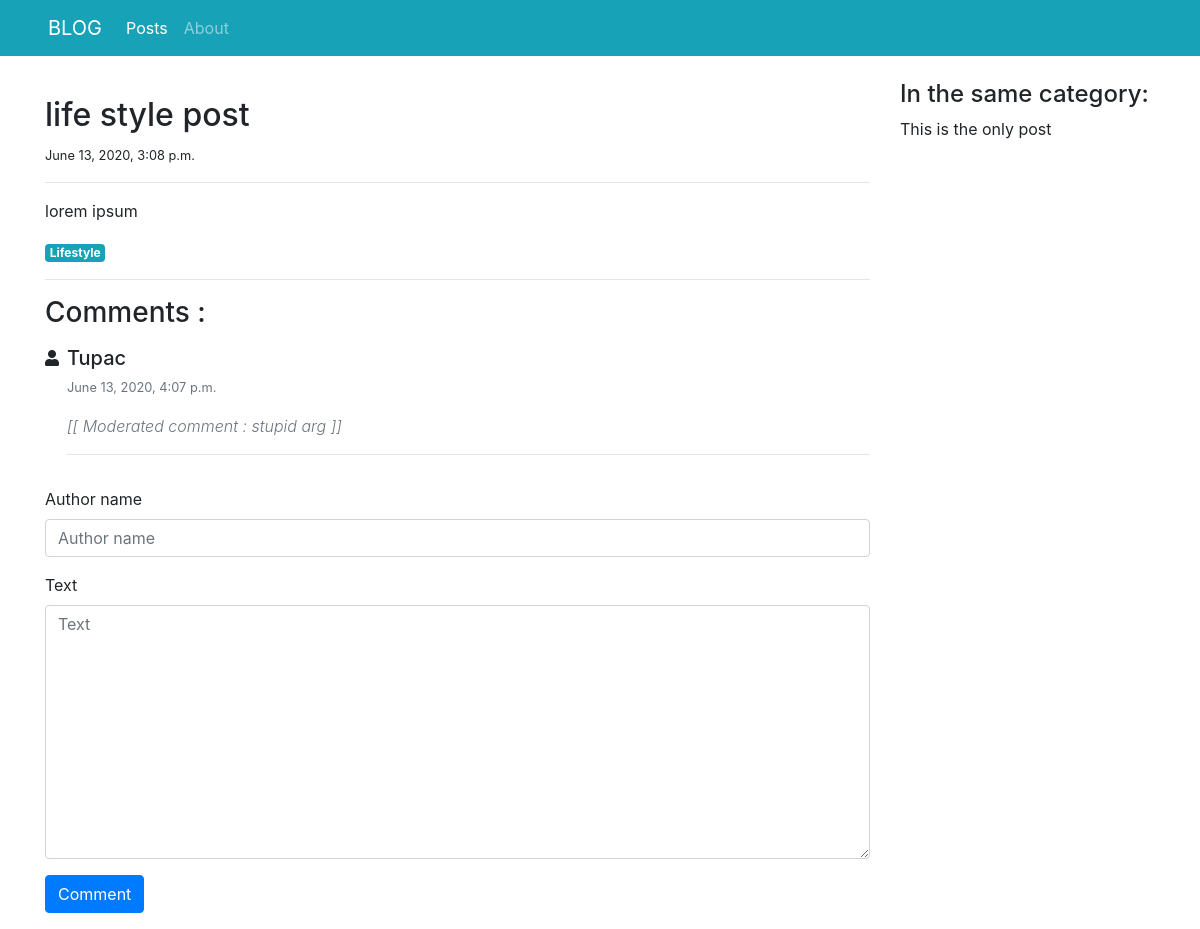
The page /blog/posts/detail/3/ on the database as committed earlier.
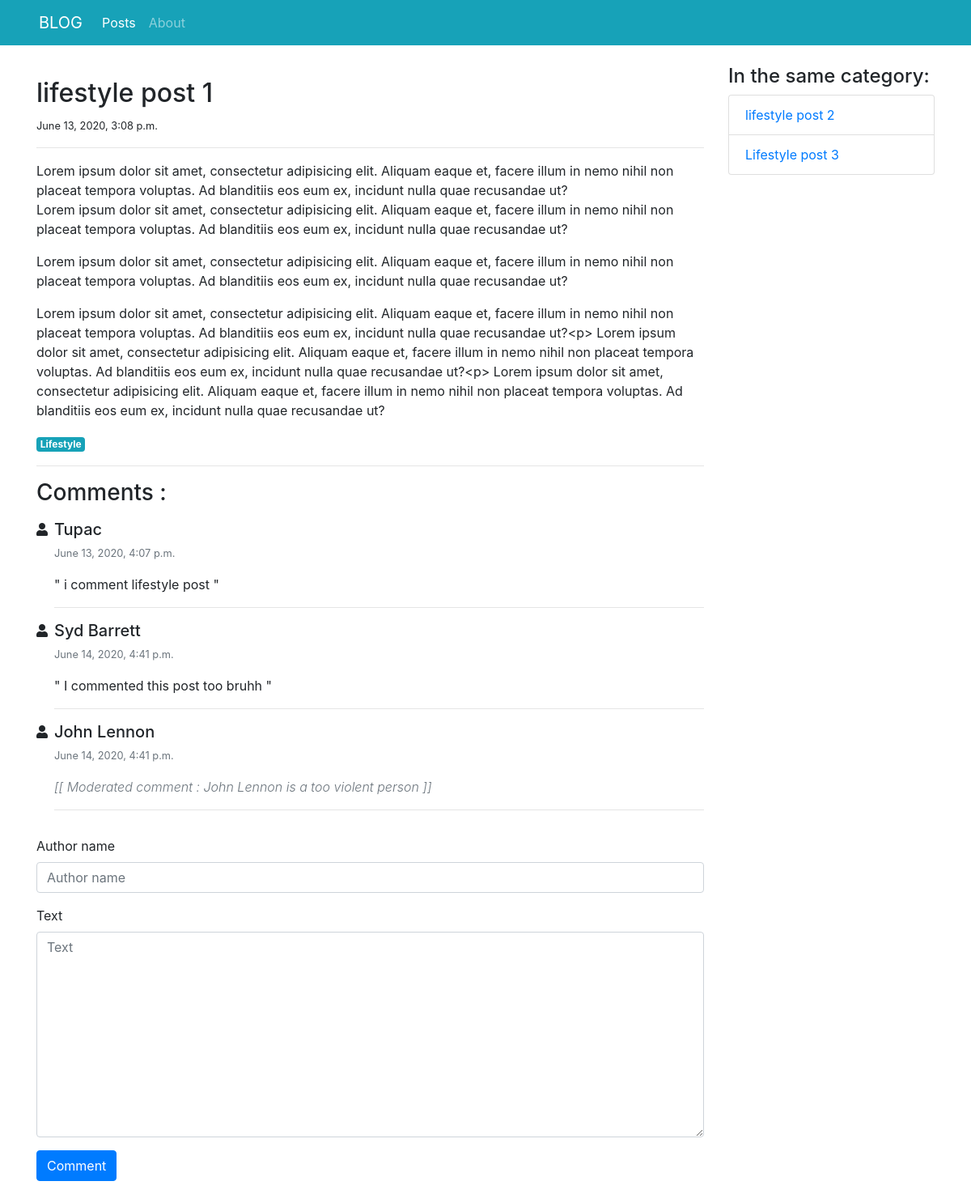
The same page on the database as committed later.
### blog/models.py (models this page shows, shortened)
class Post(models.Model):
    title = models.CharField(max_length=100)
    category = models.ForeignKey('PostCategory', null=True, blank=True, on_delete=models.DO_NOTHING)
    published = models.BooleanField(default=True)
    text = models.TextField(blank=True)
    created_at = models.DateTimeField(auto_now_add=True)

class Comment(models.Model):
    STATUS_VISIBLE = 'visible'
    STATUS_HIDDEN = 'hidden'
    STATUS_MODERATED = 'moderated'
    STATUS_CHOICES = (
        (STATUS_VISIBLE, 'Visible'),
        (STATUS_HIDDEN, 'Hidden'),
        (STATUS_MODERATED, 'Moderated')
    )
    post = models.ForeignKey('Post', on_delete=models.CASCADE, related_name='comments')
    author_name = models.CharField(max_length=100)
    text = models.TextField()
    status = models.CharField(max_length=20, default=STATUS_VISIBLE, choices=STATUS_CHOICES, editable=True)
    moderation_text = models.CharField(max_length=200, blank=True, editable=True)
    created_at = models.DateTimeField(auto_now_add=True)

class PostCategory(models.Model):
    name = models.CharField(max_length=50)
    def slug(self):
        return slugify(self.name)

### blog/views.py (the view)
# urls.py: path('posts/detail/<int:post_id>/', views.post_detail, name='post-detail'),
def post_detail(request, post_id, message=""):
    post = get_object_or_404(Post, pk=post_id)
    post_same_category = Post.objects.filter(published=True, category=post.category).exclude(pk=post_id)
    comments = post.comments.exclude(status=Comment.STATUS_HIDDEN).order_by('created_at')
    if request.method == 'POST':
        comment_form = CreateCommentForm(request.POST)
        if comment_form.is_valid():
            comment = comment_form.save(commit=False)
            comment.post = post
            comment.save()
            args = [post.pk, "Comment has been posted"]
            return HttpResponseRedirect(reverse('post-detail-message', args=args) + '#comments')
    else:
        comment_form = CreateCommentForm()
    context = {
        'navigation_items': navigation.navigation_items(navigation.NAV_POSTS),
        'post': post,
        'post_same_category': post_same_category,
        'comments': comments,
        'comment_form': comment_form,
        'message': message,
    }
    return render(request, 'blog/post-detail.html', context)

### blog/forms.py
class CreateCommentForm(forms.ModelForm):
    class Meta:
        model = Comment
        fields = ['author_name', 'text']

### blog/navigation.py (called while the page is built)
def navigation_items(selected_item):
    items = []
    for name, url in NAV_ITEMS:
        items.append({
            'name': name,
            'url': url,
            'active': True if selected_item == name else False
        })
    return items

### blog/templates/blog/post-detail.html (shortened to what this page needs)
{% extends 'base.html' %}
{% load bootstrap4 %}
{% block content %}
    <div class="col-sm-9">
        <div class="mt-3">
            <h2>{{ post.title}}</h2>
            <small>{{ post.created_at }}</small>
            <hr>
            <p class="text-muted">
                {{ post.text|linebreaks|safe }}
            </p>
            <a href="{% url 'post_list' post.category.slug %}" class="badge badge-info">
                {{ post.category.name|capfirst }}</a>
        </div>
        <hr>
        <div class="my-3" id="comments">
            <h3 class="mb-3">Comments :</h3>
            <ul class="list-unstyled">
                {% for com in comments %}
                <li class="media">
                    <i class="fas fa-user mr-2 mt-1"></i>
                    <div class="media-body">
                        <h5 class="mt-0 mb-1">{{ com.author_name|capfirst }}</h5>
                        <p>
                            <small class="text-muted">{{ com.created_at }}</small>
                        </p>
                        <p>
                            {% if com.status == 'moderated' %}
                                <span class="font-weight-light font-italic text-muted">
                                    [[ Moderated comment : {{ com.moderation_text }} ]]
                                </span>
                            {% else %}
                                " {{ com.text }} "
                            {% endif %}
                        </p>
                        <hr>
                    </div>
                </li>
                {% empty %}
                <li class="media"> </i> No com yet</li>
                {% endfor %}
            </ul>
            <form action="{% url 'post-detail' post.pk %}" method="post" class="form">
                {% bootstrap_form comment_form %}
                {% buttons %}
                <input type="submit" class="btn btn-primary" value="Comment">
                {% endbuttons %}
            </form>
        </div>
    </div>
    <aside class="col-sm-3">
        <h4> In the same category: </h4>
            <ul class="list-group">
                {% for post in post_same_category %}
                <li class="list-group-item">
                    <a href="{% url 'post-detail' post.pk %}">
                            {{ post.title|truncatewords:4 }}
                    </a>
                </li>
                {% empty %}
                    This is the only post
                {% endfor %}
            </ul>
    </aside>
{% endblock %}

Rows that differ between the two databases and show on the page:
changed Post "Lifestyle": title "life style post" → "lifestyle post 1"; text "lorem ipsum" → "Lorem ipsum dolor sit amet, consectetur adipisicing elit. Aliquam eaque et, facere illum in nemo nihil non placeat tempora voluptas. Ad blanditiis eos eum ex, incidunt nulla quae recusandae ut? Lorem ipsum dolor sit amet, consectetur adipisicing elit. Aliquam eaque et, facere illum in nemo nihil non placeat tempora voluptas. Ad blanditiis eos eum ex, incidunt nulla quae recusandae ut? Lorem ipsum dolor sit amet, consectetur adipisicing elit. Aliquam eaque et, facere illum in nemo nihil non placeat tempora voluptas. Ad blanditiis eos eum ex, incidunt nulla quae recusandae ut? Lorem ipsum dolor sit amet, consectetur adipisicing elit. Aliquam eaque et, facere illum in nemo nihil non placeat…"
changed Comment "Tupac": text (not shown) → "i comment lifestyle post"; moderation_text "stupid arg" → (not shown); status "[[ Moderated comment : ]]" → "\" \""
added Comment: author_name "Syd Barrett", created_at "June 14, 2020, 4:41 p.m.", text "I commented this post too bruhh"
added Comment: author_name "John Lennon", created_at "June 14, 2020, 4:41 p.m.", moderation_text "John Lennon is a too violent person"
added Post: title "lifestyle post 2"
added Post: title "Lifestyle post 3"
Other text that changed with them:
text no longer shown: "This is the only post"
